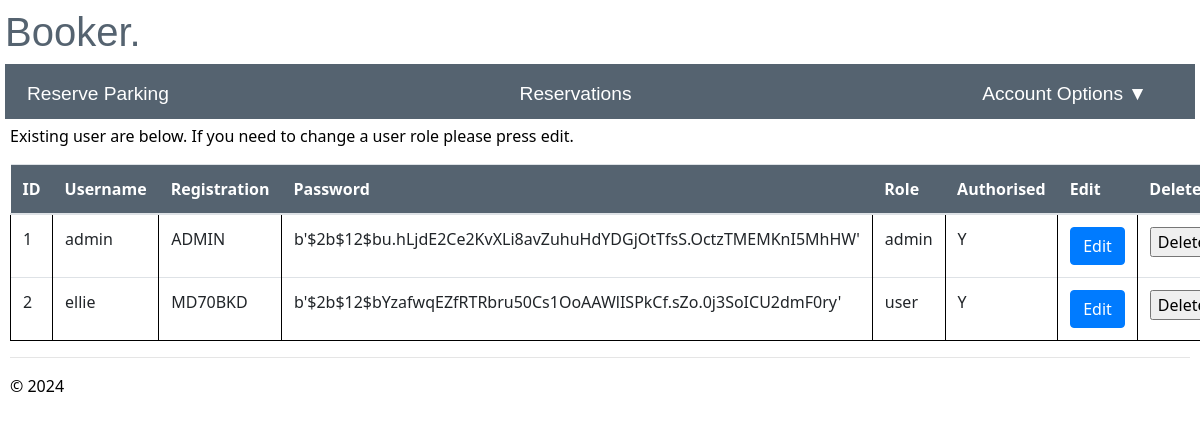
The page /admin/ (signed in) on the database its author committed.
### app/models/models.py (models this page shows)
class User(db.Model, UserMixin):
    id = db.Column(db.Integer, primary_key=True, nullable=False)
    username = db.Column(db.String(20), nullable=False, unique=True)
    registration = db.Column(db.String(9), nullable=False, unique=True)
    password = db.Column(db.String(30), nullable=False)
    role = db.Column(db.String(5), nullable=False, default='user')
    authorised =db.Column(db.String(1), nullable=False, default='N')
    failed_login_attempts = db.Column(db.Integer,nullable=False, default=0)
    reservation = db.relationship('reserve', backref='user')

### app/admin/routes.py (the view)
@bp.route("/admin/")
@login_required
def admin():
    if current_user.role == 'admin':
        admin= User.query.all()
        current_app.logger.info('Username: %s accessed admin', current_user.username)
        return render_template('admin.html',admin=admin)
    else:
        current_app.logger.critical('Username: %s accessed attempted to access admin', current_user.username)
        return render_template("unauthorised.html")

### app/__init__.py (called while the page is built)
def create_app(config_class=Config):
    app = Flask(__name__)
    app.config.from_object(config_class)
    db.init_app(app)
    login_manager.init_app(app)
    app.logger.setLevel(logging.INFO)
    handler = RotatingFileHandler('app.log', maxBytes=10240, backupCount=10)
    handler.setLevel(logging.INFO)
    formatter = logging.Formatter('%(asctime)s - %(levelname)s - %(message)s', datefmt='%Y-%m-%d %H:%M:%S')
    handler.setFormatter(formatter)
    app.logger.addHandler(handler)
    from app.main import bp as main_bp
    app.register_blueprint(main_bp)
    from app.user import bp as user_bp
    app.register_blueprint(user_bp)
    from app.admin import bp as admin_bp
    app.register_blueprint(admin_bp)
    @login_manager.user_loader
    def load_user(user_id):
        return User.query.get(int(user_id))
    return app

### app/user/routes.py (called while the page is built)
@bp.before_app_request
def make_session_permanent():
    session.permanent = True
    current_app.permanent_session_lifetime = timedelta(seconds=30)

### app/admin/templates/admin.html (shortened to what this page needs)
{% extends "layout.html" %}
{% block content %}
<p>Existing user are below. If you need to change a user role please press edit.</p>
<table class="table table-hover">
  <thead class="tables">
        <th>ID</th>
        <th>Username</th>
        <th>Registration</th>
        <th>Password</th>
        <th>Role</th>
        <th>Authorised</th>
        <th>Edit</th>
        <th>Delete</th>
    </thead>
    <tbody>
     {% for admin in admin %}
      <tr>
        <td>{{admin.id}}</td>
        <td>{{admin.username}}</td>
        <td>{{admin.registration}}</td>
        <td>{{admin.password}}</td>
        <td>{{admin.role}}</td>
        <td>{{admin.authorised}}</td>
        <td><a href='{{url_for("admin.edit_user", id=admin.id)}}' class='btn btn-primary'>Edit</a></td>
        <td>
          <form method="POST" action="/delete_user/">
            <input type="submit" value="Delete" onclick='return confirm("Are you sure you want to delete this user?")'>
          </form>
         </td>
      </tr>
     {%endfor%}
    </tbody>
  </table>
{% endblock %}

### app/static/site.css (style rules this page uses)
tr { border-bottom: 1px solid black; }
td { padding: 1em; border-left: 1px solid black; }
.tables { background-color: rgb(85, 99, 112); color: white; }

### app/main/templates/layout.html (style rules this page uses)
body { padding: 8px 5px 8px 5px; }

### rows shown on the page
User: id "1", username "admin", registration "ADMIN", password "b'$2b$12$bu.hLjdE2Ce2KvXLi8avZuhuHdYDGjOtTfsS.OctzTMEMKnI5MhHW'", role "admin", authorised "Y"
User: id "2", username "ellie", registration "MD70BKD", password "b'$2b$12$bYzafwqEZfRTRbru50Cs1OoAAWlISPkCf.sZo.0j3SoICU2dmF0ry'", role "user", authorised "Y"
